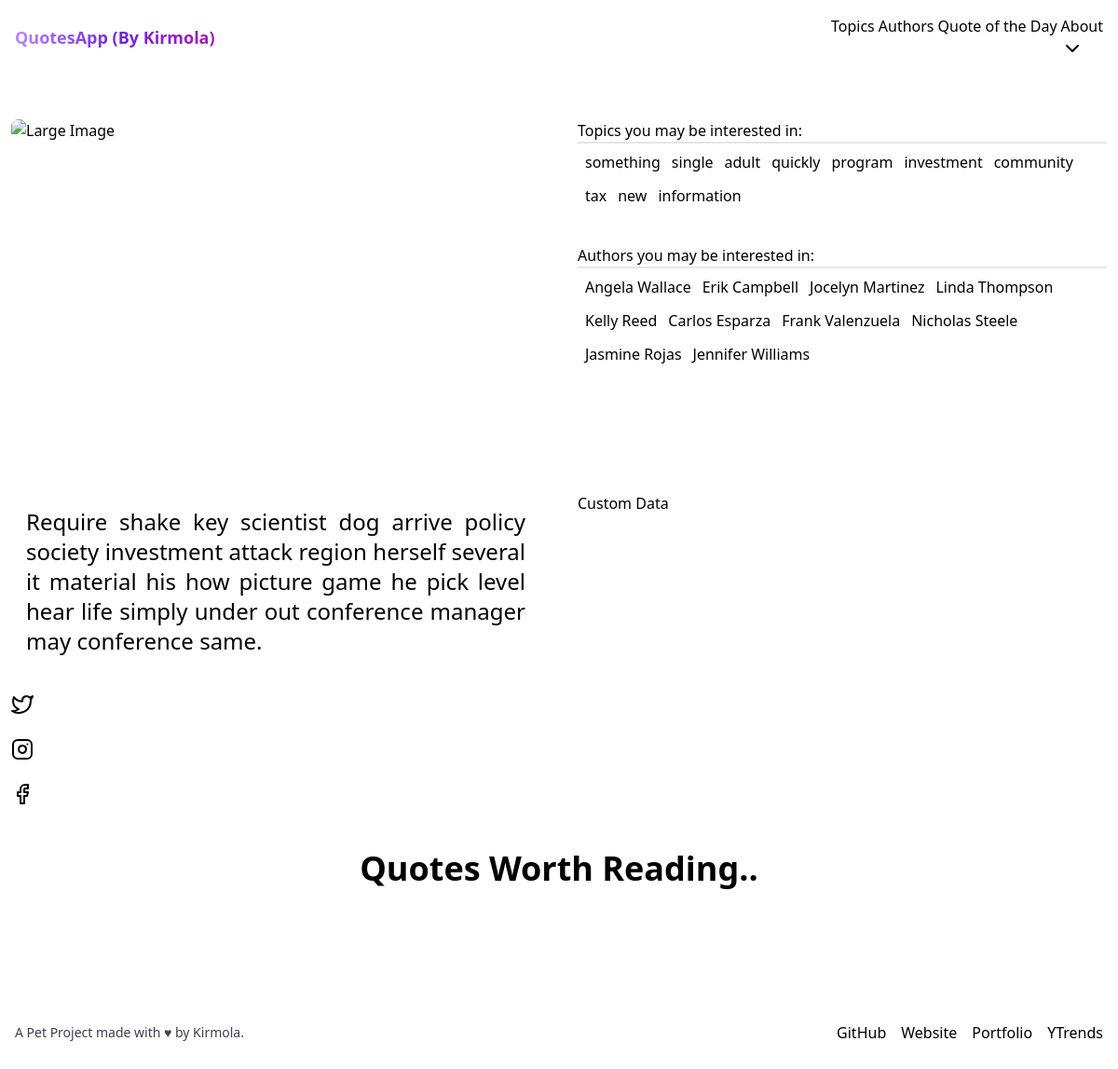
The app's page /quote/require-shake-key-scientist-ajgrwt/ with its own data.
### mainapp/models.py (models this page shows, shortened)
class Topic(models.Model):
    topic = models.CharField(
        "Topics/Tags: ", max_length=50, default=None, unique=True)
    topic_slug = AutoSlugField(
        editable=False, populate_from="topic", default=None, unique=True)
    class Meta:
        app_label = "mainapp"
        verbose_name = "Topic"
        verbose_name_plural = "Topics"
    def __str__(self):
        return self.topic

class Author(models.Model):
    author = models.CharField(verbose_name="Author",
                              max_length=50, unique=True)
    author_slug = AutoSlugField(
        editable=False, populate_from="author", default=None, unique=True)
    class Meta:
        app_label = "mainapp"
        verbose_name = "Author"
        verbose_name_plural = "Authors"
    def __str__(self):
        return self.author

class Quote(models.Model):
    quote = models.CharField(verbose_name="Quote", max_length=250)
    author = models.ForeignKey("mainapp.Author", verbose_name="Author",
                               on_delete=models.CASCADE, to_field="author_slug")
    topics = models.ForeignKey("mainapp.Topic", verbose_name="Topics/Tags",
                               on_delete=models.CASCADE, to_field="topic_slug")
    quote_id = ShortUUIDField(length=6, max_length=45, primary_key=True,
                              alphabet="abcdefghijklmnopqrstuvwxyz123456790", editable=False)
    images = models.JSONField(_("Images"), default=list)
    class Meta:
        app_label = "mainapp"
        verbose_name = "Quote"
        verbose_name_plural = "Quotes"
    def __str__(self):
        return self.quote

### mainapp/views.py (the view)
# urls.py: path("quote/<slug:quote_url>/", QuoteView.as_view(), name="Quote_detail"),
class QuoteView(DetailView):
    model = Quote
    template_name = "quote.html"
    slug_field = "quote_id"
    slug_url_kwarg = "quote_url"
    def get_context_data(self, **kwargs):
        context = super().get_context_data(**kwargs)
        context["topics"] = Topic.objects.order_by("?").all()[:10]
        context["authors"] = Author.objects.order_by("?").all()[:10]
        return context

### mainapp/context_processors.py (called while the page is built)
def getSiteName(request):
    return {"SITE_NAME":settings.SITE_NAME}

### templates/quote.html (shortened to what this page needs)
{% extends "base.html" %}
{% load static %}
{% block custom_css_js %}
   <link rel="stylesheet" href="{% static "css/fancybox.css" %}"/>
{% endblock custom_css_js %}
{% block base_content %}
<div class="grid grid-cols-1 md:grid-cols-2 grid-rows-2 gap-6">
   <div class="p-2">
      <div class="card">
         <div class="card-body">
            <div class="flex flex-col">
               <a class="rounded-lg w-full mb-4" href="{% get_media_prefix %}{{main_image}}" data-fancybox="gallery" >
                  <img class="w-full h-auto rounded-lg" src="{% get_media_prefix %}{{main_image}}" alt="Large Image">
               </a>
            </div>
         </div>
      </div>
   </div>
   <div class="p-2 order-3 md:order-2">
      <div class="border-b-2 ">Topics you may be interested in:</div>
      <div class="flex flex-wrap gap-3 m-2">
         {% for each in topics %}
            <a href="{% url "Topic_detail" topic_name=each.topic_slug %}" class="btn rounded-full btn-light-primary">{{each}}</a>
         {% endfor %}
      </div>
      <div class="border-b-2 mt-10">Authors you may be interested in:</div>
      <div class="flex flex-wrap gap-3 m-2">
         {% for each in authors %}
            <a href="{% url "Author_detail" author_name=each.author_slug %}" class="btn rounded-full btn-light-primary">{{each}}</a>
         {% endfor %}
      </div>
   </div>
   <div class="p-2 order-2 md:order-3">
      <div class="card">
         <div class="card-body">
           <p class="md:p-4 md:text-2xl text-lg text-justify">{{quote}}</p>
         </div>
         <div class="justify-between card-footer">
            <div class="hidden md:block">
               <a target="_blank" rel="noopener" href="https://twitter.com/intent/tweet?url=" class="md:mx-2 btn btn-icon btn-twitter"></a>
               <a target="_blank" rel="noopener" href="https://instagram.com/quoteshrine" class="md:mx-2 btn btn-icon btn-instagram"></a>
               <a target="_blank" rel="noopener" href="#" class="md:mx-2 btn btn-icon btn-facebook"><svg xmlns="http://www.w3.org/2000/svg" width="24" height="24" viewBox="0 0 24 24" fill="none" stroke="currentColor" stroke-width="2" stroke-linecap="round" stroke-linejoin="round"><path d="M18 2h-3a5 5 0 0 0-5 5v3H7v4h3v8h4v-8h3l1-4h-4V7a1 1 0 0 1 1-1h3z"></path></svg></a>
            </div>
         </div>
      </div>
   </div>
   <div class="p-2 order-4 md:order-4">Custom Data</div>
</div>
<div class="text-center font-bold p-4 text-xl md:text-4xl">Quotes Worth Reading..</div>
{% endblock base_content %}

### staticfiles/css/fancybox.css (style rules this page uses)
:root { --f-spinner-width: 36px;--f-spinner-height: 36px;--f-spinner-color-1: rgba(0, 0, 0, 0.1);--f-spinner-color-2: rgba(17, 24, 28, 0.8);--f-spinner-stroke: 2.75 }
:root { --f-button-width: 40px;--f-button-height: 40px;--f-button-border: 0;--f-button-border-radius: 0;--f-button-color: #374151;--f-button-bg: #f8f8f8;--f-button-hover-bg: #e0e0e0;--f-button-active-bg: #d0d0d0;--f-button-shadow: none;--f-button-transition: all 0.15s ease;--f-button-transform: none;--f-button-svg-width: 20px;--f-button-svg-height: 20px;--f-button-svg-stroke-width: 1.5;--f-button-svg-fill: none;--f-button-svg-filter: none;--f-button-svg-disabled-opacity: 0.65 }

### records on screen
Topic: topic "something"
Topic: topic "single"
Topic: topic "adult"
Topic: topic "quickly"
Topic: topic "program"
Topic: topic "investment"
Topic: topic "community"
Topic: topic "tax"
Topic: topic "new"
Topic: topic "information"
Author: author "Angela Wallace"
Author: author "Erik Campbell"
Author: author "Jocelyn Martinez"
Author: author "Linda Thompson"
Author: author "Kelly Reed"
Author: author "Carlos Esparza"
Author: author "Frank Valenzuela"
Author: author "Nicholas Steele"
Author: author "Jasmine Rojas"
Author: author "Jennifer Williams"
Quote: quote "Require shake key scientist dog arrive policy society investment attack region herself several it material his how picture game he pick level hear life simply under out conference manager may conference same."
